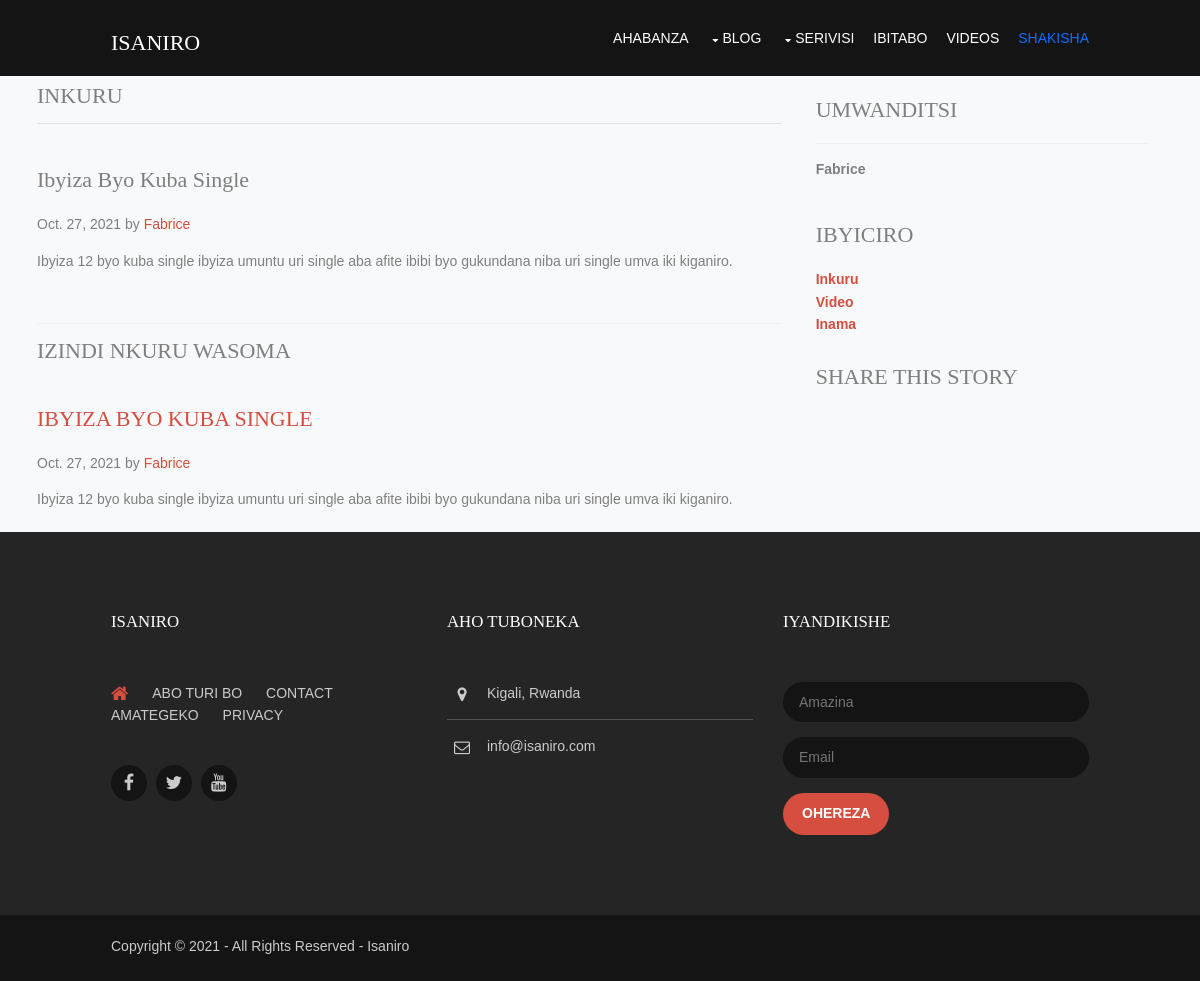
The page /blog/1/ibyiza-byo-kuba-single/ on the database as committed earlier.
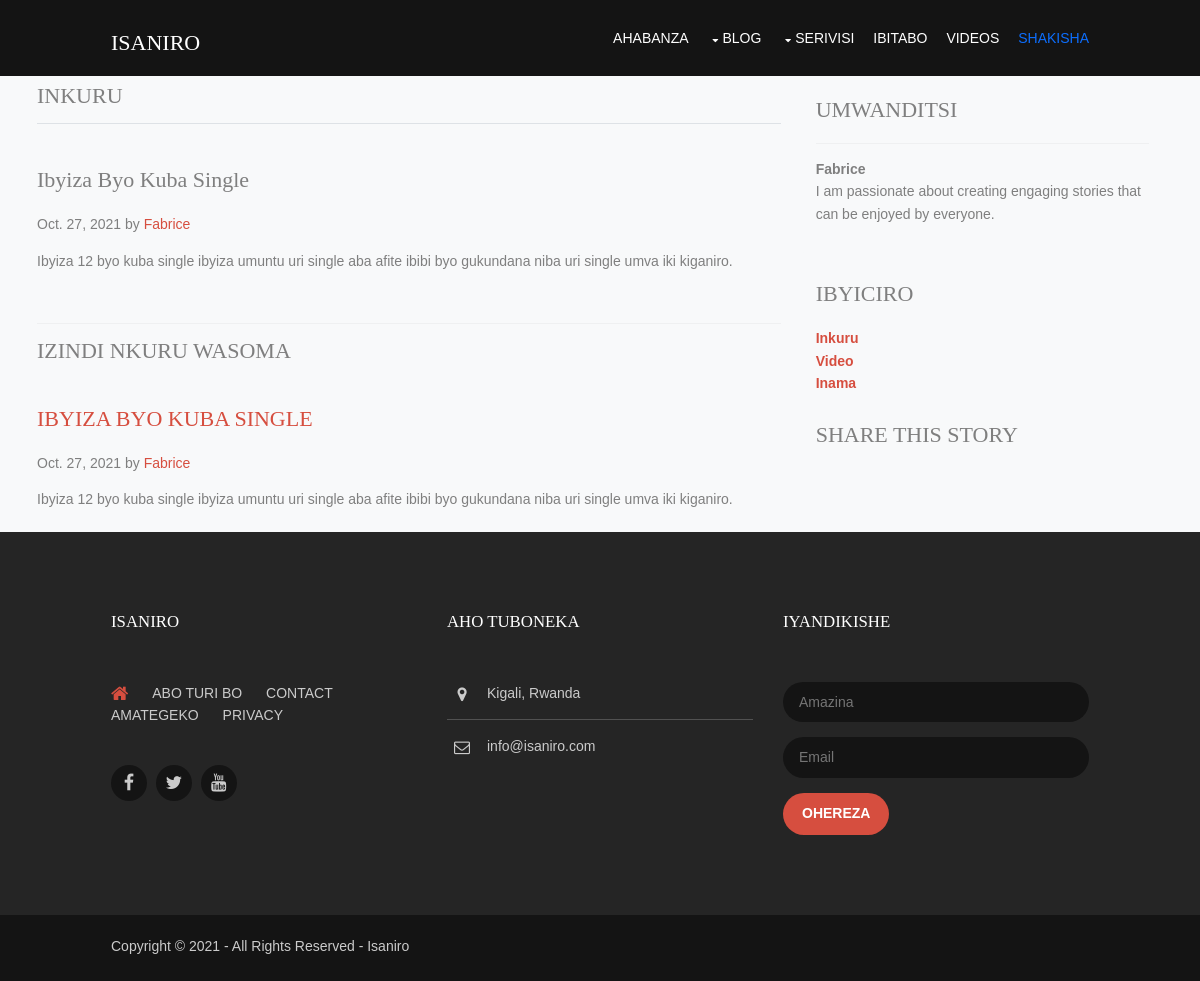
The same page on the database as committed later.
### blog/models.py (models this page shows, shortened)
class Post(models.Model):
    author = models.ForeignKey(
        Author, blank=True, null=True, on_delete=models.SET_NULL, related_name='posts')
    title = models.CharField(max_length=255, blank=False, null=False)
    slug = AutoSlugField(_('slug'), populate_from='title',
                         unique=True, primary_key=False)
    category = models.ForeignKey(
        Category, blank=True, null=True, on_delete=models.SET_NULL, related_name='posts')
    content = RichTextUploadingField(_('content'), blank=True, null=True)
    summary = models.TextField(blank=True, null=True)
    published = models.BooleanField(default=False)
    created_on = models.DateTimeField(auto_now_add=True)
    modified = models.DateTimeField(auto_now=True)
    published_date = models.DateField(
        auto_now_add=False, blank=True, null=True)
    tags = models.ManyToManyField(
        Tag, blank=True, related_name="posts")
    thumbnail = models.ImageField(
        upload_to='blog', blank=True, null=True, default='/blog/default.jpg')
    visits = models.PositiveIntegerField(default=1)
    thumbnail_image = models.ImageField(
        upload_to='blog/thumnails', blank=True, null=True, default='/blog/default_thumb.jpg')
    def get_absolute_url(self):
        return reverse('blog-detail', kwargs={'pk': self.pk, 'title': self.slug})

class Category(models.Model):
    title = models.CharField(max_length=255, blank=False)
    slug = AutoSlugField(populate_from='title',
                         unique=False, primary_key=False)
    def __str__(self):
        return self.title
    def get_absolute_url(self):
        return reverse('category-view', kwargs={'pk': self.pk, 'title': self.slug})

class Author(models.Model):
    user = models.ForeignKey(User, on_delete=models.CASCADE)
    name = models.CharField(max_length=50, blank=True, null=True)
    bio = models.TextField(blank=True, null=True)
    profile_picture = models.ImageField(
        upload_to='blog/authors', blank=True, null=True)
    facebook_page = models.CharField(max_length=30, blank=True, null=True)
    def first_name(self):
        return self.user.first_name

### user/models.py (models this page shows, shortened)
class User(AbstractBaseUser, PermissionsMixin):
    email = models.EmailField(
        verbose_name=_('email address'), max_length=255, unique=True
    )
    first_name = models.CharField(_('first name'), max_length=30, blank=True)
    last_name = models.CharField(_('last name'), max_length=150, blank=True)
    is_active = models.BooleanField(
        _('active'),
        default=True,
        help_text=_(
            'Designates whether this user should be treated as active. '
            'Unselect this instead of deleting accounts.'
        ),
    )
    is_staff = models.BooleanField(
        _('staff status'),
        default=False,
        help_text=_(
            'Designates whether the user can log into this admin site.'
        ),
    )
    date_joined = models.DateTimeField(
        _('date joined'), default=timezone.now
    )
    objects = UserManager()
    USERNAME_FIELD = 'email'
    REQUIRED_FIELDS = ['first_name', 'last_name']
    class Meta:
        db_table = 'auth_user'
        verbose_name = _('user')
        verbose_name_plural = _('users')

### blog/views.py (the view, shortened to what this page needs)
# urls.py: path('<pk>/<title>/', views.post_view, name='blog-detail'),
def post_view(request, pk, title):
    post = get_object_or_404(Post, pk=pk)
    categories = Category.objects.all()
    tags = Tag.objects.all()
    posts = Post.objects.filter(
        published=True, category=post.category).exclude(pk=pk)
    context = {
        'form': CommentForm(),
        'post': post,
        'categories': categories,
        'tags': tags,
        'posts': posts
    }
    return render(request, 'pages/blog_details.html', context)

### blog/forms.py
class CommentForm(forms.ModelForm):
    class Meta:
        model = Comment
        fields = ['name', 'email', 'body']
        widgets = {
            'body': forms.Textarea()
        }

### templates/pages/blog_details.html (shortened to what this page needs)
{% extends 'layout/base.html' %}
{% load static %}
{% load humanize%}
{% load social_share %}
{% block content %}
<div class="bg-light mb-1">
  <main role="main" class="container bg-light p-2">
    <div class="row">
      <div class="col-md-8 blog-main">
        <h3 class="pb-3 mb-4 font-italic border-bottom">
          {{post.category}}
        </h3>
        <div class="blog-post">
          <h2 class="blog-post-title capitalise">{{post.title}}</h2>
          <p class="blog-post-meta">{{post.published_date}} by <a href="#">{{post.author.first_name}}</a></p>
          <div style="text-transform: none;">
            {{post.content|safe}}
          </div>
        </div>
        <br>
        <hr>
        <h5>Izindi nkuru wasoma</h5>
        <br>
        <div class="blog-post">
          <h2 class="blog-post-title"><a href="{{post.get_absolute_url}}">{{post.title}}</a></h2>
          <p class="blog-post-meta">{{post.published_date}} by <a href="#author"
              class="author">{{post.author.first_name}}</a>
          </p>
          <p>{{post.summary|safe}}</p>
        </div>
      </div>
      <aside class="col-md-4 blog-sidebar">
        <div class="p-3 mb-3 bg-light rounded">
          <h4 class="font-italic">Umwanditsi</h4>
          <hr>
          <p class="mb-0"><strong>{{post.author.first_name}}</strong></p>
          {% if post.author.bio %}
          <p>{{post.author.bio}}</p>
          {% endif %}
        </div>
        <div class="p-3">
          <h4 class="font-italic">Ibyiciro</h4>
          <ol class="list-unstyled mb-0">
            {% for cat in categories %}
            <li class="text-secondary bold"><a href="{{cat.get_absolute_url}}">{{cat.title|title}}</a></li>
            {% endfor %}
          </ol>
        </div>
        <div class="p-3">
          <h4 class="font-italic">Share this story</h4>
        </div>
      </aside>
    </div>
  </main>
  {% endblock content %}

### templates/layout/base.html (shortened to what this page needs)
{% load static%}
<!DOCTYPE html>
<html lang="en">
<head>
    <link rel="stylesheet" href="https://cdn.jsdelivr.net/npm/bootstrap@5.1.3/dist/css/bootstrap.min.css"
>
    <link rel="stylesheet"
        href="https://cdn.jsdelivr.net/npm/@fortawesome/fontawesome-free@5.15.4/css/fontawesome.min.css"
>
    <link href="/static/styles/layout.css" rel="stylesheet" type="text/css" media="all">
</head>
<body id='top'>
    <div class="wrapper row1">
        <header id="header" class="hoc clear">
            <div id="logo" class="fl_left">
                <h1><a href="{% url 'home'%}">ISANIRO</a></h1>
            </div>
            <nav id="mainav" class="fl_right">
                <ul class="clear">
                    <li><a href="{% url 'home'%}">Ahabanza</a></li>
                    <li><a class="drop" href="{%url 'blog' %}">Blog</a>
                    </li>
                    <li><a class="drop coming-soon" href="#">Serivisi</a>
                    </li>
                    <li><a href="#" class="coming-soon">Ibitabo</a></li>
                    <li class="videos redirect" data-url=""><a href="#">Videos</a></li>
                    <li class="search text-primary" id="search" data-url="{% url 'search-result'%}"><a
                            href="#">Shakisha</a></li>
                </ul>
            </nav>
        </header>
    </div>
    {% block content%}
    {% endblock%}
    {% include "layout/footer.html"%}
</body>
</html>

### templates/layout/footer.html (shortened to what this page needs)
{% load static%}
<div class="wrapper row4">
    <footer id="footer" class="hoc clear">
        <div class="one_third first">
            <h6 class="heading">Isaniro</h6>
            <nav>
                <ul class="nospace">
                    <li><a href="#"><i class="fa fa-lg fa-home"></i></a></li>
                    <li><a href="#">Abo turi bo</a></li>
                    <li><a href="#">Contact</a></li>
                    <li><a href="#">Amategeko</a></li>
                    <li><a href="#">Privacy</a></li>
                </ul>
            </nav>
            <ul class="faico clear">
                <li><a class="faicon-facebook" href="#"><i class="fa fa-facebook"></i></a></li>
                <li><a class="faicon-twitter" href="#"><i class="fa fa-twitter"></i></a></li>
                <li><a target="_blank" class="faicon-youtube"
                        href="https://www.youtube.com/channel/UCDo3ISUi1Qve0VHwReHcgNA"><i
                            class="fa fa-youtube"></i></a></li>
            </ul>
        </div>
        <div class="one_third">
            <h6 class="heading">Aho Tuboneka</h6>
            <ul class="nospace linklist contact">
                <li><i class="fa fa-map-marker"></i>
                    <address>
                        Kigali, Rwanda
                    </address>
                </li>
                <li><i class="fa fa-envelope-o"></i> info@isaniro.com</li>
            </ul>
        </div>
        <div class="one_third">
            <h6 class="heading">Iyandikishe</h6>
            <form method="post" action="#">
                <fieldset>
                    <input class="btmspace-15" type="text" value="" placeholder="Amazina">
                    <input class="btmspace-15" type="text" value="" placeholder="Email">
                    <button type="submit" value="submit">Ohereza</button>
                </fieldset>
            </form>
        </div>
    </footer>
</div>
<div class="wrapper row5">
    <div id="copyright" class="hoc clear">
        <p class="fl_left center">Copyright &copy; 2021 - All Rights Reserved - <a href="#">Isaniro</a></p>
    </div>
</div>

### static/styles/layout.css (style rules this page uses)
#header #logo { margin: 30px 0 0 0; }
#header #logo h1 { margin: 0; padding: 0; font-size: 22px; text-transform: uppercase; }
.container { padding: 80px 0; }
#footer { padding: 80px 0; }
#footer .heading { margin-bottom: 50px; font-size: 1.2rem; }
#footer nav { margin-bottom: 30px; text-transform: uppercase; }
#footer nav ul li { display: inline-block; margin-right: 20px; }
#footer nav ul li:last-child { margin-right: 0; }
#footer .linklist li { display: block; margin-bottom: 15px; padding: 0 0 15px 0; border-bottom: 1px solid; }
#footer .linklist li:last-child { margin: 0; padding: 0; border: none; }
#footer .linklist li::before, #footer .linklist li::after { display: table; content: ""; }
#footer .linklist li, #footer .linklist li::after { clear: both; }
#footer .contact.linklist li, #footer .contact.linklist li:last-child { position: relative; padding-left: 40px; }
#footer .contact li * { margin: 0; padding: 0; line-height: 1.6; }
#footer .contact li i { display: block; position: absolute; top: 0; left: 0; width: 30px; font-size: 16px; text-align: center; }
#footer input, #footer button { border: 1px solid; border-radius: 22px; }
#footer input { display: block; width: 100%; padding: 8px 15px; }
#footer button { padding: 8px 18px 10px; text-transform: uppercase; font-weight: 700; cursor: pointer; }
#copyright { padding: 20px 0; }
#copyright * { margin: 0; padding: 0; }
*, *::before, *::after { transition: all .3s ease-in-out; }
nav ul, nav ol { margin: 0; padding: 0; list-style: none; }
#mainav, #breadcrumb, .sidebar nav { line-height: normal; }
#mainav .drop::after, #mainav li li .drop::after, #breadcrumb li a::after, .sidebar nav a::after { position: absolute; font-family: "FontAwesome"; font-size: 10px; line-height: 10px; }
#mainav ul { text-transform: uppercase; }
#mainav li { display: inline-block; position: relative; margin: 0 15px 0 0; padding: 0; }
#mainav li:last-child { margin-right: 0; }
#mainav li a { display: block; padding: 30px 0; }
#mainav .drop { padding-left: 15px; }
#mainav .drop::after, #mainav li li .drop::after { content: "\f0d7"; }
#mainav .drop::after { top: 35px; left: 5px; }
.faico { margin: 0; padding: 0; list-style: none; }
.faico li { display: inline-block; margin: 8px 5px 0 0; padding: 0; line-height: normal; }
.faico li:last-child { margin-right: 0; }
.faico a { display: inline-block; width: 36px; height: 36px; line-height: 36px; font-size: 18px; text-align: center; border-radius: 50%; background-clip: padding-box; }
.faico a { color: inherit; background-color: #141414; }
body { color: #7F7F7F; background-color: #141414; }
a { color: #D64E3F; }
hr, .borderedbox { border-color: #D7D7D7; }
.row1 { color: #FFFFFF; background-color: #141414; }
.row4 { color: #CBCBCB; background-color: #252525; }
.row5, .row5 a { color: #CBCBCB; background-color: #141414; }
#header #logo a { color: inherit; }
#footer .heading { color: #FFFFFF; }
#footer nav a { color: inherit; }
#footer nav li:first-child a, #footer nav a:hover { color: #D64E3F; }
#footer .linklist li { border-color: rgba(255, 255, 255, .2); }
#footer input, #footer button { border-color: transparent; }
#footer input { color: #FFFFFF; background-color: #141414; }
#footer button { color: #FFFFFF; background-color: #D64E3F; }
#mainav li a { color: inherit; }
@media screen and (min-width:978px) { .hoc { max-width: 978px; } }
.center { justify-content: center; }

Rows that differ between the two databases and show on the page:
changed through a linked row, Post "Ibyiza Byo Kuba Single": author.bio (not shown) → "I am passionate about creating engaging stories that can be enjoyed by everyone."
